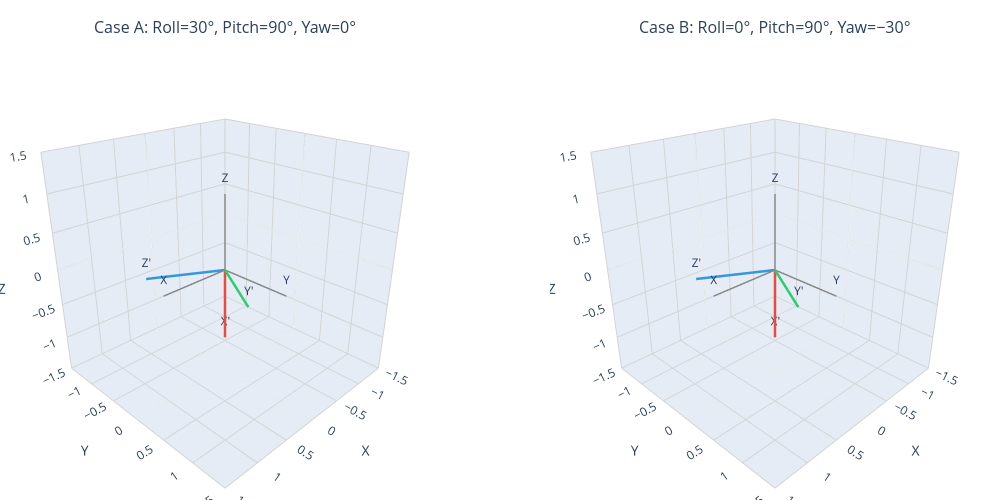

The code cell stored with this chart in its notebook:
### Code cell
fig = make_dual_rotation_figure(
    R_A, R_B,
    "Case A: Roll=30°, Pitch=90°, Yaw=0°",
    "Case B: Roll=0°, Pitch=90°, Yaw=−30°"
)
fig.show()

print("두 경우의 결과가 동일합니다 → Roll과 Yaw를 독립적으로 구분할 수 없음!")
print("이것이 바로 짐벌락(Gimbal Lock)입니다.")

### Figure 1 — Plotly figure (JSON) as saved in the notebook; plotly's stock layout.template omitted (floating-point values rounded to 4 significant figures)
{"data": [{"line": {"color": "#888888", "width": 3}, "mode": "lines+text", "scene": "scene", "showlegend": false, "text": ["", "X"], "textposition": "top center", "type": "scatter3d", "x": [0, 1], "y": [0, 0], "z": [0, 0]}, {"line": {"color": "#888888", "width": 3}, "mode": "lines+text", "scene": "scene", "showlegend": false, "text": ["", "Y"], "textposition": "top center", "type": "scatter3d", "x": [0, 0], "y": [0, 1], "z": [0, 0]}, {"line": {"color": "#888888", "width": 3}, "mode": "lines+text", "scene": "scene", "showlegend": false, "text": ["", "Z"], "textposition": "top center", "type": "scatter3d", "x": [0, 0], "y": [0, 0], "z": [0, 1]}, {"line": {"color": "#e74c3c", "width": 5}, "mode": "lines+text", "scene": "scene", "showlegend": false, "text": ["", "X'"], "textposition": "top center", "type": "scatter3d", "x": [0, 6.123e-17], "y": [0, 0], "z": [0, -1]}, {"line": {"color": "#2ecc71", "width": 5}, "mode": "lines+text", "scene": "scene", "showlegend": false, "text": ["", "Y'"], "textposition": "top center", "type": "scatter3d", "x": [0, 0.5], "y": [0, 0.866], "z": [0, 3.062e-17]}, {"line": {"color": "#3498db", "width": 5}, "mode": "lines+text", "scene": "scene", "showlegend": false, "text": ["", "Z'"], "textposition": "top center", "type": "scatter3d", "x": [0, 0.866], "y": [0, -0.5], "z": [0, 5.303e-17]}, {"line": {"color": "#888888", "width": 3}, "mode": "lines+text", "scene": "scene2", "showlegend": false, "text": ["", "X"], "textposition": "top center", "type": "scatter3d", "x": [0, 1], "y": [0, 0], "z": [0, 0]}, {"line": {"color": "#888888", "width": 3}, "mode": "lines+text", "scene": "scene2", "showlegend": false, "text": ["", "Y"], "textposition": "top center", "type": "scatter3d", "x": [0, 0], "y": [0, 1], "z": [0, 0]}, {"line": {"color": "#888888", "width": 3}, "mode": "lines+text", "scene": "scene2", "showlegend": false, "text": ["", "Z"], "textposition": "top center", "type": "scatter3d", "x": [0, 0], "y": [0, 0], "z": [0, 1]}, {"line": {"color": "#e74c3c", "width": 5}, "mode": "lines+text", "scene": "scene2", "showlegend": false, "text": ["", "X'"], "textposition": "top center", "type": "scatter3d", "x": [0, 5.303e-17], "y": [0, -3.062e-17], "z": [0, -1]}, {"line": {"color": "#2ecc71", "width": 5}, "mode": "lines+text", "scene": "scene2", "showlegend": false, "text": ["", "Y'"], "textposition": "top center", "type": "scatter3d", "x": [0, 0.5], "y": [0, 0.866], "z": [0, 0]}, {"line": {"color": "#3498db", "width": 5}, "mode": "lines+text", "scene": "scene2", "showlegend": false, "text": ["", "Z'"], "textposition": "top center", "type": "scatter3d", "x": [0, 0.866], "y": [0, -0.5], "z": [0, 6.123e-17]}], "layout": {"annotations": [{"font": {"size": 16}, "showarrow": false, "text": "Case A: Roll=30°, Pitch=90°, Yaw=0°", "x": 0.225, "xanchor": "center", "xref": "paper", "y": 1, "yanchor": "bottom", "yref": "paper"}, {"font": {"size": 16}, "showarrow": false, "text": "Case B: Roll=0°, Pitch=90°, Yaw=−30°", "x": 0.775, "xanchor": "center", "xref": "paper", "y": 1, "yanchor": "bottom", "yref": "paper"}], "height": 500, "margin": {"b": 0, "l": 0, "r": 0, "t": 40}, "scene": {"aspectmode": "cube", "camera": {"eye": {"x": 1.5, "y": 1.5, "z": 1}}, "domain": {"x": [0, 0.45], "y": [0, 1]}, "xaxis": {"gridcolor": "lightgray", "range": [-1.5, 1.5], "title": {"text": "X"}}, "yaxis": {"gridcolor": "lightgray", "range": [-1.5, 1.5], "title": {"text": "Y"}}, "zaxis": {"gridcolor": "lightgray", "range": [-1.5, 1.5], "title": {"text": "Z"}}}, "scene2": {"aspectmode": "cube", "camera": {"eye": {"x": 1.5, "y": 1.5, "z": 1}}, "domain": {"x": [0.55, 1], "y": [0, 1]}, "xaxis": {"gridcolor": "lightgray", "range": [-1.5, 1.5], "title": {"text": "X"}}, "yaxis": {"gridcolor": "lightgray", "range": [-1.5, 1.5], "title": {"text": "Y"}}, "zaxis": {"gridcolor": "lightgray", "range": [-1.5, 1.5], "title": {"text": "Z"}}}, "width": 1000}}
